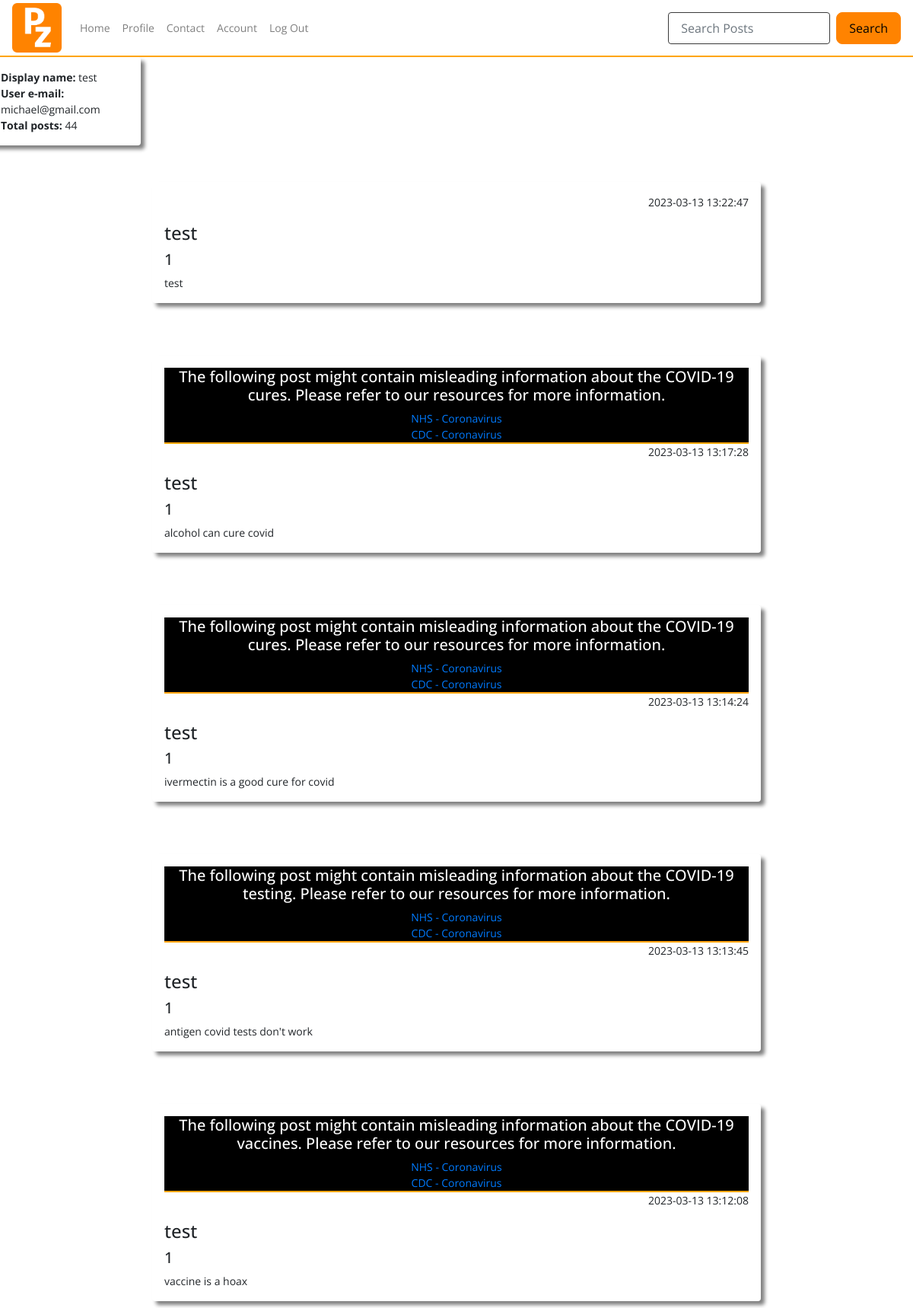
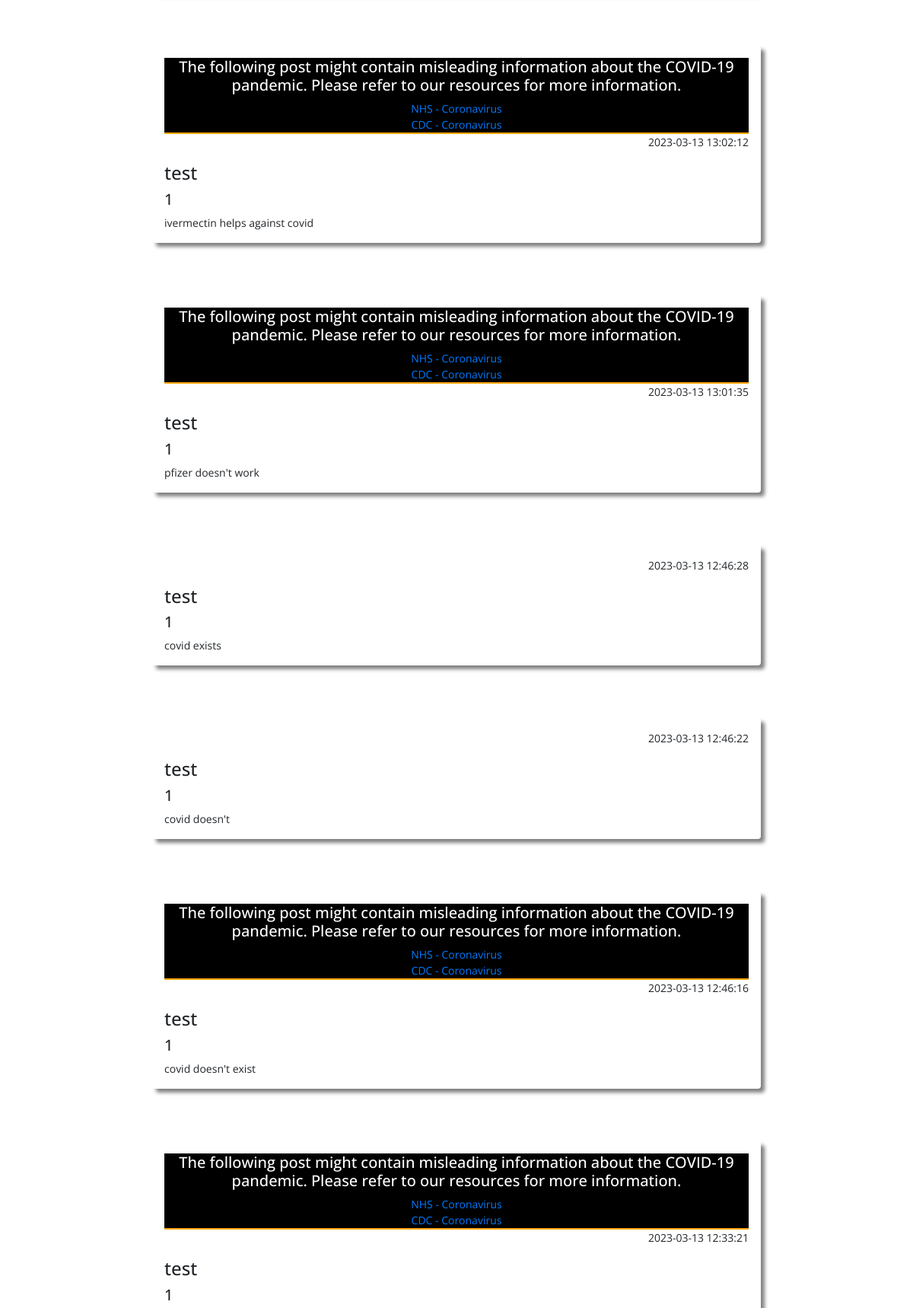
The page /profile (signed in, upper part) on the database its author committed (2 pictures, top to bottom).
### tables this page shows
CREATE TABLE users (
    ID INTEGER PRIMARY KEY AUTOINCREMENT,
    username TEXT NOT NULL,
    password TEXT NOT NULL,
    email TEXT NOT NULL UNIQUE
, user_type VARCHAR, whitelisted text, blacklisted text);

CREATE TABLE posts (
    ID INTEGER PRIMARY KEY AUTOINCREMENT,
    title TEXT NOT NULL,
    content TEXT NOT NULL,
    by_user TEXT NOT NULL,
    created_at timestamp default current_timestamp
, userID integer, flag_covid text, blacklisted text, flag_vaccine text, flag_tests text, flag_cures text, reported int, report_message text);

### app.py (the view)
@app.route("/profile")
def profile():
    if not session.get('username'):
        return redirect(url_for('home'))
    user=query_db('SELECT * FROM users WHERE username = ?', [session['username']], True)
    user_posts=query_db('SELECT * FROM posts WHERE by_user = ? ORDER BY created_at DESC', [session['username']])
    conn = sqlite3.connect(DATABASE)
    cursor = conn.cursor()
    cursor.execute("SELECT COUNT(*) FROM posts WHERE by_user = ?", [session['username']])
    post_count = cursor.fetchone()[0]
    return render_template('profile.html', user = user, user_posts = user_posts, post_count = post_count)

### app.py (called while the page is built)
def query_db(query, args=(), one=False):
    con = g._database = sqlite3.connect(DATABASE)
    con.row_factory = sqlite3.Row
    cur = con.execute(query, args)
    rv = cur.fetchall()
    cur.close()
    return (rv[0] if rv else None) if one else rv

### templates/profile.html (shortened to what this page needs)
{% include "layout.html" %}
{% include "nav.html" %}
<div class="row h-500 acc_snippet">
  <div class="col-4 shadow p-3 mb-5 rounded">
      <b>Display name:</b> {{ user.username }}<br>
      <b>User e-mail:</b> {{ user.email }}<br>
      <b>Total posts:</b> {{ post_count }} <br>
  </div>
</div>
<div class="container-fluid">
    {% for user_post in user_posts %}
    <div class="shadow mx-auto posts p-3 mb-5 rounded">
    {% if user_post.flag_covid == "yes" %}
    <div class="flagged_post">
      <h5>The following post might contain misleading information about the COVID-19 pandemic. Please refer to our resources for more information.</h5>
      <a href="https://www.nhs.uk/conditions/coronavirus-covid-19/">NHS - Coronavirus </a><br>
      <a href="https://www.cdc.gov/coronavirus/2019-ncov/index.html">CDC - Coronavirus</a>
    </div>
    {% endif %}
    {% if user_post.flag_vaccine == "yes" %}
    <div class="flagged_post">
      <h5>The following post might contain misleading information about the COVID-19 vaccines. Please refer to our resources for more information.</h5>
      <a href="https://www.nhs.uk/conditions/coronavirus-covid-19/">NHS - Coronavirus </a><br>
      <a href="https://www.cdc.gov/coronavirus/2019-ncov/index.html">CDC - Coronavirus</a>
    </div>
    {% endif %}
    {% if user_post.flag_cures == "yes" %}
    <div class="flagged_post">
      <h5>The following post might contain misleading information about the COVID-19 cures. Please refer to our resources for more information.</h5>
      <a href="https://www.nhs.uk/conditions/coronavirus-covid-19/">NHS - Coronavirus </a><br>
      <a href="https://www.cdc.gov/coronavirus/2019-ncov/index.html">CDC - Coronavirus</a>
    </div>
    {% endif %}
    {% if user_post.flag_tests == "yes" %}
    <div class="flagged_post">
      <h5>The following post might contain misleading information about the COVID-19 testing. Please refer to our resources for more information.</h5>
      <a href="https://www.nhs.uk/conditions/coronavirus-covid-19/">NHS - Coronavirus </a><br>
      <a href="https://www.cdc.gov/coronavirus/2019-ncov/index.html">CDC - Coronavirus</a>
    </div>
    {% endif %}
    <p align="right">{{  user_post.created_at  }}</p>
    <h4>{{ user_post.by_user }}</h4>
    <h5>{{ user_post.title }}</h5>
    {{ user_post.content }}<br/>
    </div>
    <br/>
    {% endfor %}
</div>

### static/css/style.css (style rules this page uses)
.shadow { box-shadow: 5px 5px 5px grey; }
.posts { width: 800px; }
.acc_snippet { width: 50%; }
.flagged_post { text-align: center; background-color: black; color: white; border-bottom: 2px solid orange; height: auto; width: auto; }

### rows shown on the page
users: username "test", email "michael@gmail.com"
posts: created_at "2023-03-13 13:22:47", by_user "test", title "1", content "test"
posts: flag_cures "NHS - Coronavirus", created_at "2023-03-13 13:17:28", by_user "test", title "1", content "alcohol can cure covid"
posts: flag_cures "NHS - Coronavirus", created_at "2023-03-13 13:14:24", by_user "test", title "1", content "ivermectin is a good cure for covid"
posts: flag_tests "NHS - Coronavirus", created_at "2023-03-13 13:13:45", by_user "test", title "1", content "antigen covid tests don't work"
posts: flag_vaccine "NHS - Coronavirus", created_at "2023-03-13 13:12:08", by_user "test", title "1", content "vaccine is a hoax"
posts: flag_covid "NHS - Coronavirus", created_at "2023-03-13 13:02:12", by_user "test", title "1", content "ivermectin helps against covid"
posts: flag_covid "NHS - Coronavirus", created_at "2023-03-13 13:01:35", by_user "test", title "1", content "pfizer doesn't work"
posts: created_at "2023-03-13 12:46:28", by_user "test", title "1", content "covid exists"
posts: created_at "2023-03-13 12:46:22", by_user "test", title "1", content "covid doesn't"
posts: flag_covid "NHS - Coronavirus", created_at "2023-03-13 12:46:16", by_user "test", title "1", content "covid doesn't exist"
posts: flag_covid "NHS - Coronavirus", created_at "2023-03-13 12:33:21", by_user "test", title "1"

### other values the page prints
{{ post_count }} "44"
